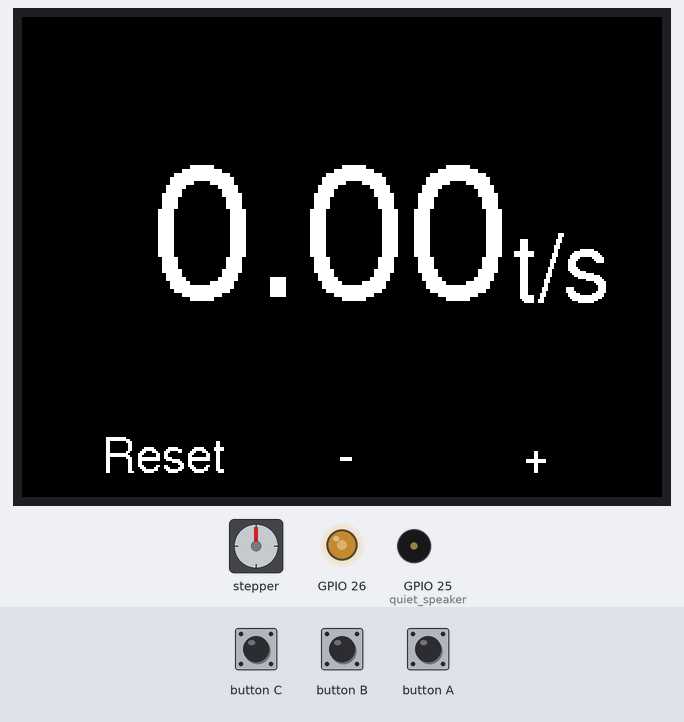
Bench run of a program on a simulated ESP32. On the bench: stepper motor, 320×240 colour display, output pins drawn as LEDs (lit = HIGH), buzzer (waves = sounding, pin HIGH). Wiring (inferred from the names in the program): stepper motor driver (200 steps per turn assumed): step GPIO 5; direction GPIO 13; enable GPIO 17. The inputs (shaded band) are chosen by the test bench. Pins used as bus, display or sensor lines are not drawn.

Above: at 1.3 s.
1.4 s: button C pressed for 0.15 s
At 1.71 s:
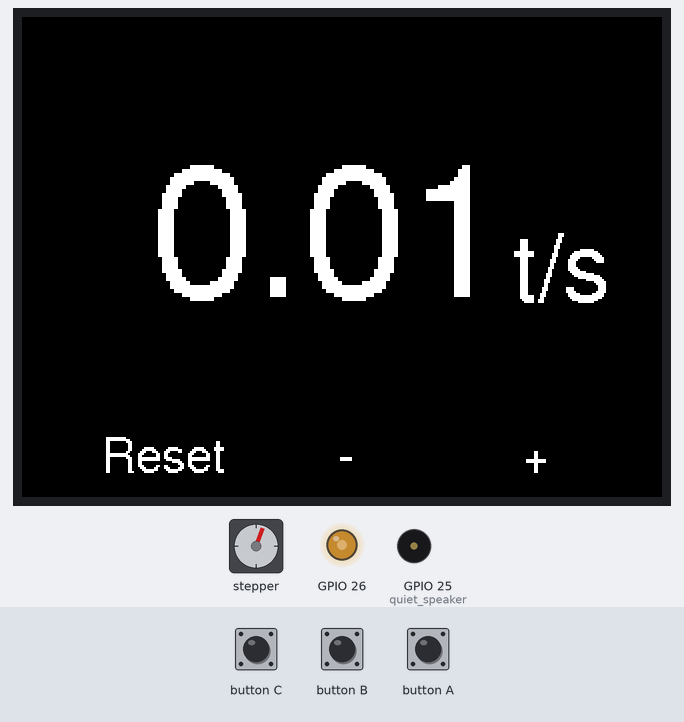
3.4 s: button B pressed for 1 s
At 3.78 s:
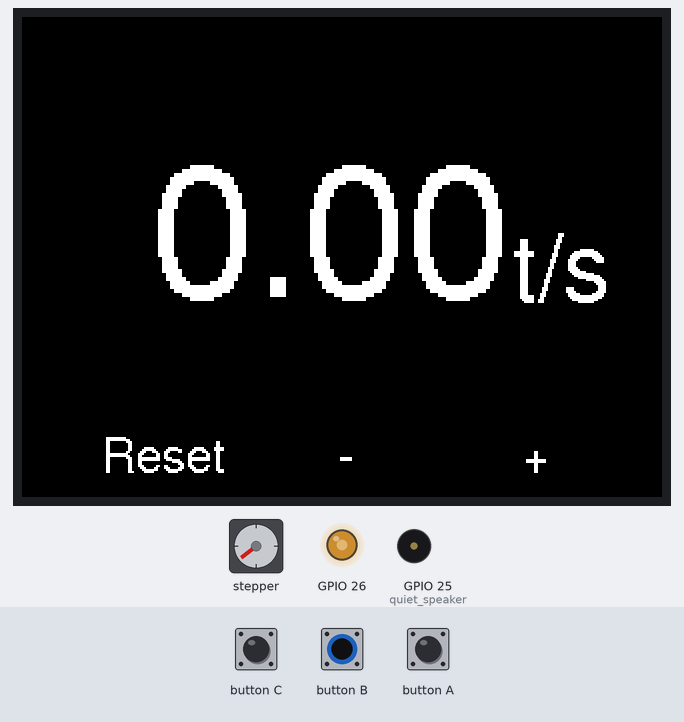
6.2 s: button B pressed for 0.15 s
At 6.36 s:
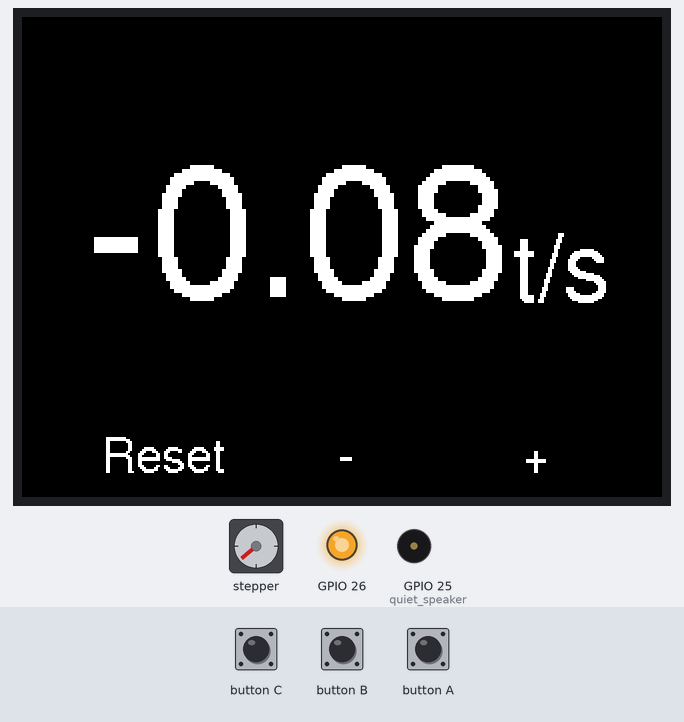
8.7 s: button C pressed for 3.2 s
At 9.14 s:
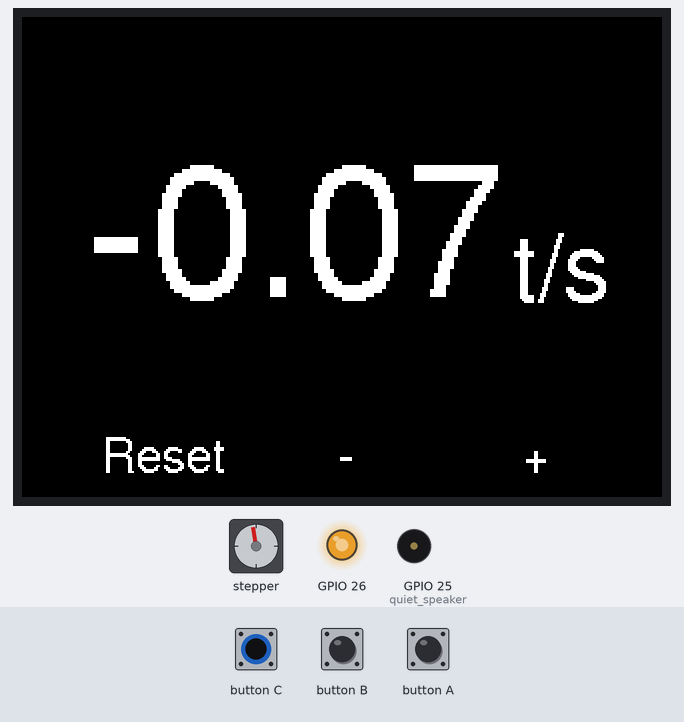
13.4 s: button C pressed for 1 s
At 13.89 s:
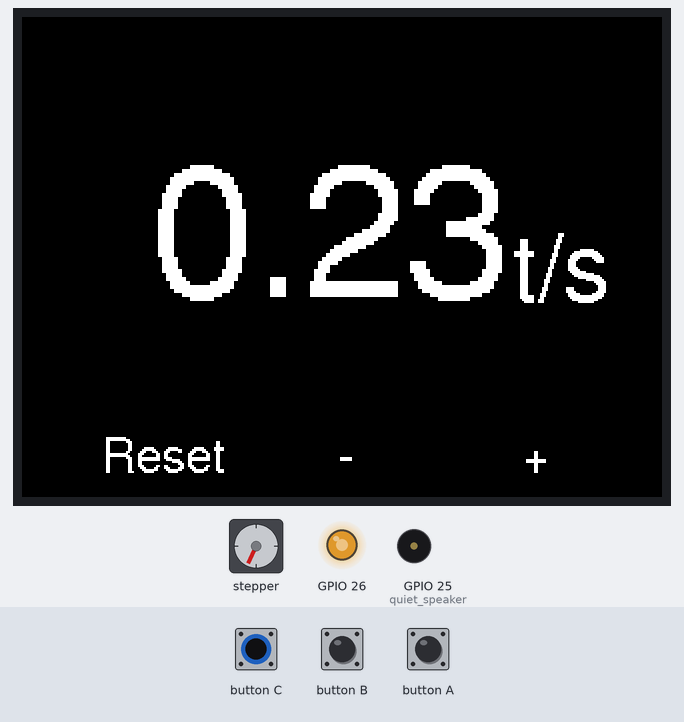
17.4 s: button C pressed for 0.15 s
At 17.93 s:
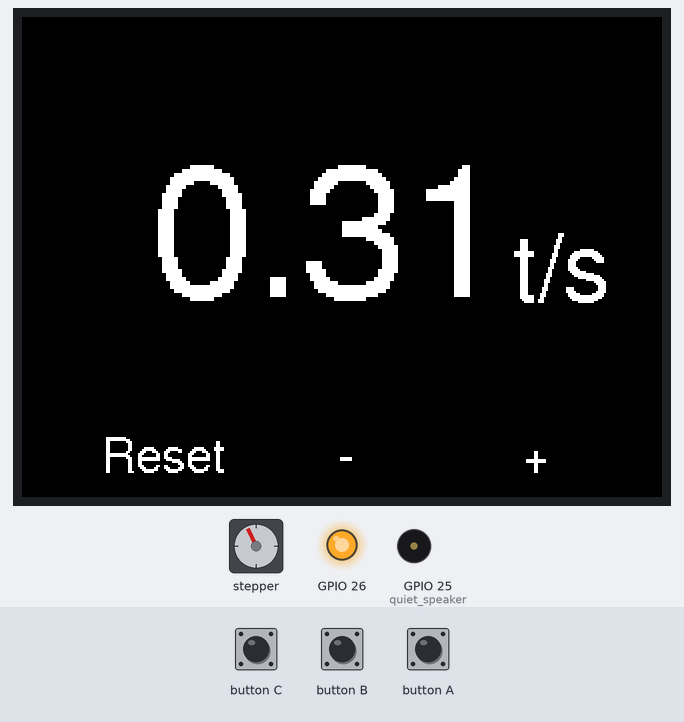
Timing chart, 0 to 24.1 s (numbered marks = the images above; inputs shaded):
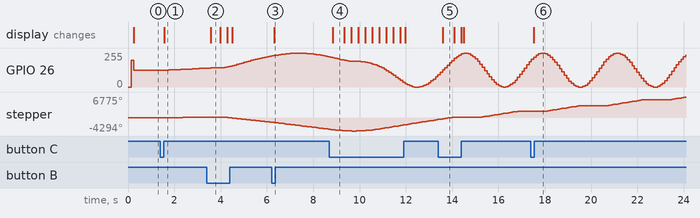

The program:

main.cpp
```cpp
#include <M5Stack.h>

const int PinDir = GPIO_NUM_13;
const int PinStep = GPIO_NUM_5;
const int PinEnable = GPIO_NUM_17;

float speed = 0;
const float MAXSPEED = 10;

const float SPEED2TIME = 200 * 32;
long synchro = 0;

void loopGUI(void *param)
{

  TFT_eSprite img = TFT_eSprite(&M5.Lcd);

  img.setColorDepth(8);
  img.createSprite(320, 100);

  M5.Lcd.setFreeFont(&FreeSans12pt7b);

  M5.Lcd.drawString("Reset", 40, 210);
  M5.Lcd.drawString("-", 158, 210);
  M5.Lcd.drawString("+", 250, 210);

  img.setFreeFont(&FreeSans24pt7b);
  img.setTextSize(2);
  int a1 = img.textWidth("0.00");
  int a2 = img.textWidth("10.00");
  int b1 = img.textWidth("-0.00");
  int b2 = img.textWidth("-10.00");

  while (true)
  {
    float inc = 0;
    char str[80];

    M5.update();

    if (M5.BtnB.wasPressed() || M5.BtnB.pressedFor(300, 10))
      inc = -0.01;
    if (M5.BtnC.wasPressed() || M5.BtnC.pressedFor(300, 10))
      inc = 0.01;
    if (M5.BtnA.wasPressed())
      speed = 0;

    speed = constrain(speed + inc, -MAXSPEED, MAXSPEED);

    img.fillSprite(BLACK);
    img.setTextColor(TFT_WHITE);
    img.setTextDatum(BL_DATUM);
    img.setFreeFont(&FreeSans24pt7b);
    img.setTextSize(2);
    sprintf(str, "%.2f", speed);

    int a;
    if (speed <= -10)
      a = b2;
    else if (speed < 0)
      a = b1;
    else if (speed < 10)
      a = a1;
    else
      a = a2;

    img.drawString(str, 240 - a, 100);

    img.setTextDatum(BL_DATUM);
    img.setTextSize(1);
    img.drawString("t/s", 245, 92);

    img.pushSprite(0, 60);

    dacWrite(26, 127 * (1 + sin(synchro * 1e-6)));
    delay(5);
  }
}

void setup()
{
  M5.begin();
  pinMode(PinDir, OUTPUT);
  pinMode(PinStep, OUTPUT);
  pinMode(PinEnable, OUTPUT);
  pinMode(25, OUTPUT); // quiet speaker
  pinMode(26, OUTPUT);
  dacWrite(26, 200);

  digitalWrite(PinEnable, LOW);
  xTaskCreatePinnedToCore(loopGUI, "GUI", 4000, NULL, 0, NULL, 0);
}

void loop()
{

  static long t0 = micros();
  long t1 = micros();
  long deltat = t1 - t0;
  t0 = t1;
  static long phase = 0;

  if (speed == 0)
  {
    digitalWrite(PinEnable, HIGH);
  }
  else
  {
    digitalWrite(PinEnable, LOW);
    digitalWrite(PinDir, speed > 0);
  }

  phase += fabs(speed) * 200.0 * 32.0 * (float)deltat;
  synchro += 2 * PI * fabs(speed) * (float)deltat;
  if (synchro > 2 * PI * 1e6)
    synchro -= 2 * PI * 1e6;
  if (synchro < -2 * PI * 1e6)
    synchro += 2 * PI * 1e6;

  // phase += (float)deltat * 10;
  if (phase > 1e6)
  {
    digitalWrite(PinStep, HIGH);
    delayMicroseconds(1);
    digitalWrite(PinStep, LOW);
    phase -= 1e6;

    /*dacWrite(26, 127 * (1 + sin(sync * 1e-6)));

    */
  }
}
```

Measured:
- after the input at 1.4 s, GPIO 26: moves from 127/255 to 141/255 over 1.6 s, starting after 0.36 s; stepper: keeps turning clockwise at about 120°/s, starting after 0.16 s; the display: changes after 0.16 s (image 1)
- after the input at 3.4 s, the display: changes after 0.18 s (image 2)
- after the input at 6.2 s, the display: changes after 0.11 s (image 3)
- after the input at 8.7 s, the display: changes after 0.14 s (image 4)
- after the input at 13.4 s, the display: changes after 0.19 s (image 5)
- after the input at 17.4 s, the display: changes after 0.13 s (image 6)
- what the display in image 2 shows lasts 0.4 s, from 3.6 s to 4.0 s
